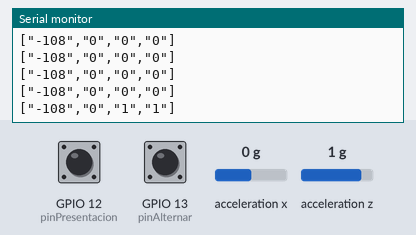
A sketch run on a simulated ESP8266 (NodeMCU). Parts: the last lines printed to the serial monitor. The inputs (shaded band) are chosen by the test bench; at power-on: acceleration x 0 g, GPIO 12 (pinPresentacion) HIGH, acceleration z 1 g, GPIO 13 (pinAlternar) HIGH. WiFi joins after 1.5 s; servers stay silent unless stated; uploads are accepted with an empty reply.

Above: at 3.2 s.
3.3 s: acceleration x set to -1.4 g
At 3.36 s:
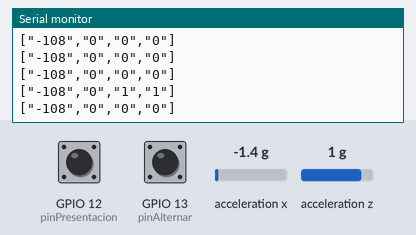
4.8 s: GPIO 12 (pinPresentacion) pulled LOW for 1 s
At 5.57 s:
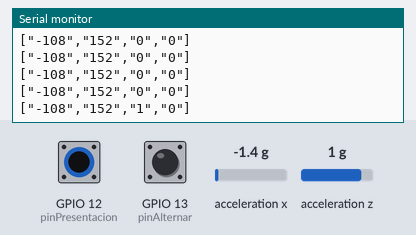
7.3 s: acceleration z set to -1.4 g
At 7.37 s:
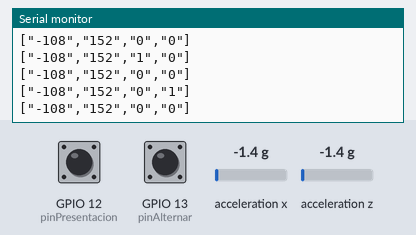
8.8 s: acceleration x set to -0.8 g
At 8.98 s:
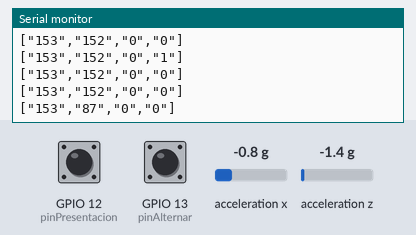
10.3 s: GPIO 12 (pinPresentacion) pulled LOW for 1 s
At 11.58 s:
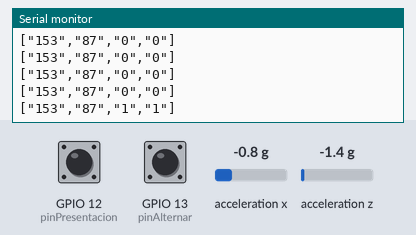
Timing chart, 0 to 13.3 s (numbered marks = the images above; inputs shaded):
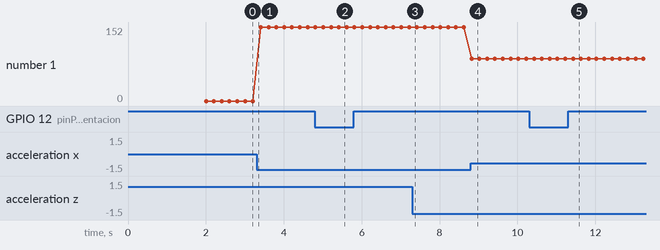

Measured:
- after the input at 4.8 s, the serial monitor: prints a new line after 0.61 s (image 2)
- after the input at 8.8 s, the serial monitor: prints a new line at once (image 4)
- after the input at 10.3 s, the serial monitor: prints a new line after 1.1 s (image 5)
- plotted number 1: 0 → 152 after the input at 3.3 s, 152 → 87 after the input at 8.8 s

The sketch:

Metodo_JSON.ino
```cpp
#include <ESP8266WiFi.h>
#include <ESP8266HTTPClient.h>
#include <Wire.h>
#include <MPU6050.h>
#include <ArduinoJson.h>

const char *ssid = "AndroidAP618B";
const char *password = "doip8189";
const int serverPort = 8080;
const char *serverAddress = "192.168.196.107";

//SECTOR BOTONES
const int pinAlternar = 13;
int contadorAlternar = 0;
const int pinPresentacion = 12;
int contadorPresentacion = 0;

MPU6050 mpu;

int vx, vy;

void setup() {
  Wire.begin();
  mpu.initialize();
  Serial.begin(115200);

  //SECTOR BOTONES
  pinMode(pinAlternar, INPUT_PULLUP);
  pinMode(pinPresentacion, INPUT_PULLUP);

  WiFi.begin(ssid, password);

  while (WiFi.status() != WL_CONNECTED) {
    delay(1000);
    Serial.println("Connecting to WiFi...");
  }
  Serial.println("WiFi connected");

  Serial.println("Configuring HTTP server...");
}

void loop() {

unsigned long startTime = millis();

while (millis() - startTime < 100) {
  // int16_t ax, ay, az;
  int gx, gy;

  int ax, ay;

  //SECTOR BOTONES
  int estadoAlternar = digitalRead(pinAlternar);  // Leer el estado del pulsador
  int estadoPresentacion = digitalRead(pinPresentacion);

 // ax = mpu.getAccelerationX();
 // ay = mpu.getAccelerationY();
 // az = mpu.getAccelerationZ();

   if(contadorPresentacion < 5){
    estadoPresentacion = 0;
    contadorPresentacion++;
  }
  else if(estadoPresentacion == 1){
    estadoPresentacion = 1;
    contadorPresentacion = 0;
  }
  if(contadorAlternar < 5){
     estadoAlternar = 0;
     contadorAlternar++;
     }
  else if(estadoAlternar == 1){
        estadoAlternar = 1;
        contadorAlternar = 0;
    }

 // gx = mpu.getRotationX();
 // gy = mpu.getRotationY();

    ax = mpu.getAccelerationX();
  ay = mpu.getAccelerationZ();
//  gz = mpu.getRotationZ();


 // vx = -(gy-100)/150;   //Calculando os valores de vx e vy.
 // vy = -(gx+15)/150;

    vx = -(ay-100)/150;   //Calculando os valores de vx e vy.
  vy = -(ax+15)/150;
//  float ax_m_s2 = ax * (9.81/16384.0);
//  float ay_m_s2 = ay * (9.81/16384.0);
//  float az_m_s2 = az * (9.81/16384.0);
//  float gx_deg_s = gx * (250.0/32768.0);
//  float gy_deg_s = gy * (250.0/32768.0);
//  float gz_deg_s = gz * (250.0/32768.0);


  StaticJsonDocument<200> jsonDocument;
//  jsonDocument[0] = ax_m_s2;
//  jsonDocument[1] = ay_m_s2;
//  jsonDocument[2] = az_m_s2;
//  jsonDocument[3] = gx_deg_s;
//  jsonDocument[4] = gy_deg_s;
//  jsonDocument[5] = gz_deg_s;

  jsonDocument[0] = String(vx);
  jsonDocument[1] = String(vy);
  jsonDocument[2] = String(estadoAlternar);
    jsonDocument[3] = String(estadoPresentacion);

  String jsonData;
  serializeJson(jsonDocument, jsonData);

  Serial.println(jsonData);

 // Serial.println("Sending data to the server...");

  HTTPClient http;
  WiFiClient client;
  http.begin(client, "http://" + String(serverAddress) + ":" + String(serverPort));
//  http.addHeader("Content-Type", "application/json, charset=utf-8");

   http.addHeader("Content-Type", "application/json");

  // Send the JSON data to the server
  int httpCode = http.POST(jsonData);

  if (httpCode == HTTP_CODE_OK) {
    String response = http.getString();
  //  Serial.println("Server Response:");
  //  Serial.println(response);
  } else {
 //   Serial.print("HTTP Connection Error: ");
 //   Serial.println(httpCode);
  }

  http.end();

}

}
```
